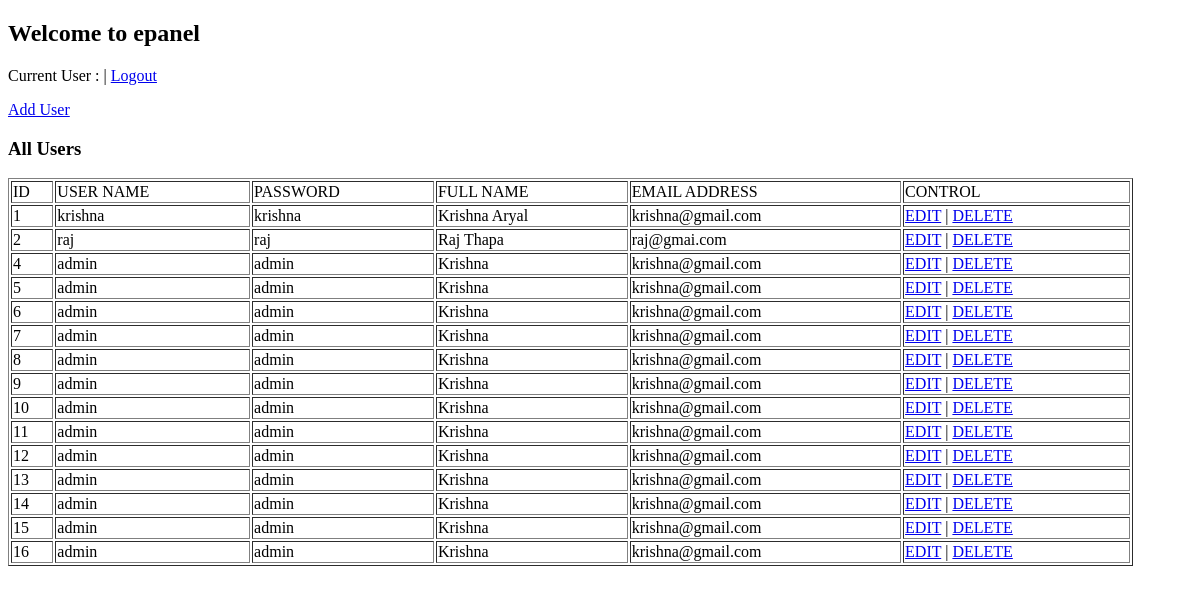
/index (signed in), run on an earlier commit of the app's database.
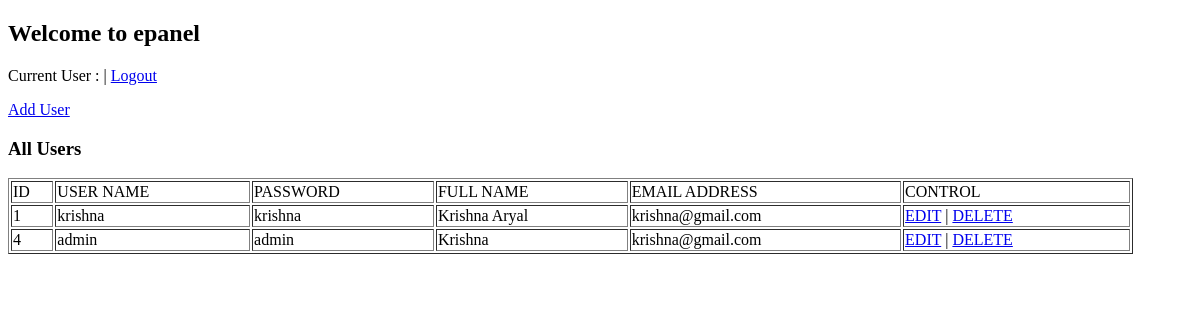
And on a later commit of the database.
### epanel/models.py (models this page shows, shortened)
class UserInfo(models.Model):
    username = models.CharField(max_length=20)
    password = models.CharField(max_length=20)
    fullname = models.CharField(max_length=50)
    email = models.CharField(max_length=50)

### epanel/views.py (the view)
# urls.py: path('index', index),
def index(request):
    users = UserInfo.objects.all()
    print("Index " + str(request.session['CurrentUser']))
    cUser = request.session['CurrentUser'];
    return render(request, 'epanel/index.html', {'users':users, 'cuser':cUser})

### epanel/templates/epanel/index.html (shortened to what this page needs)
<!DOCTYPE html>
<html lang="en">
<head>
</head>
<body>
    <h2>Welcome to epanel</h2>
    <p>Current User : {{ cuser.username }} | <a href="logout">Logout</a> </p>
    <p><a href="new">Add User</a></p>
    <h3>All Users</h3>
    <table border="1" width="95%">
        <thead>
            <td>ID</td>
            <td>USER NAME</td>
            <td>PASSWORD</td>
            <td>FULL NAME</td>
            <td>EMAIL ADDRESS</td>
            <td>CONTROL</td>
        </thead>
        {% for user in users %}
        <tr>
            <td>{{ user.id }}</td>
            <td>{{ user.username }}</td>
            <td>{{ user.password }}</td>
            <td>{{ user.fullname }}</td>
            <td>{{ user.email }}</td>
            <td><a href="/edit?id={{ user.id }}">EDIT</a> | <a href="/delete?id={{ user.id }}">DELETE</a></td>
        </tr>
        {% endfor %}
    </table>
</body>
</html>

What changed in the data, as far as the page shows it:
removed UserInfo: id "2", username "raj", password "raj", fullname "Raj Thapa", email "raj@gmai.com"
removed UserInfo: id "5", username "admin", password "admin", fullname "Krishna", email "krishna@gmail.com"
removed UserInfo: id "6", username "admin", password "admin", fullname "Krishna", email "krishna@gmail.com"
removed UserInfo: id "7", username "admin", password "admin", fullname "Krishna", email "krishna@gmail.com"
removed UserInfo: id "8", username "admin", password "admin", fullname "Krishna", email "krishna@gmail.com"
removed UserInfo: id "9", username "admin", password "admin", fullname "Krishna", email "krishna@gmail.com"
removed UserInfo: id "10", username "admin", password "admin", fullname "Krishna", email "krishna@gmail.com"
removed UserInfo: id "11", username "admin", password "admin", fullname "Krishna", email "krishna@gmail.com"
removed UserInfo: id "12", username "admin", password "admin", fullname "Krishna", email "krishna@gmail.com"
removed UserInfo: id "13", username "admin", password "admin", fullname "Krishna", email "krishna@gmail.com"
removed UserInfo: id "14", username "admin", password "admin", fullname "Krishna", email "krishna@gmail.com"
removed UserInfo: id "15", username "admin", password "admin", fullname "Krishna", email "krishna@gmail.com"
removed UserInfo: id "16", username "admin", password "admin", fullname "Krishna", email "krishna@gmail.com"
